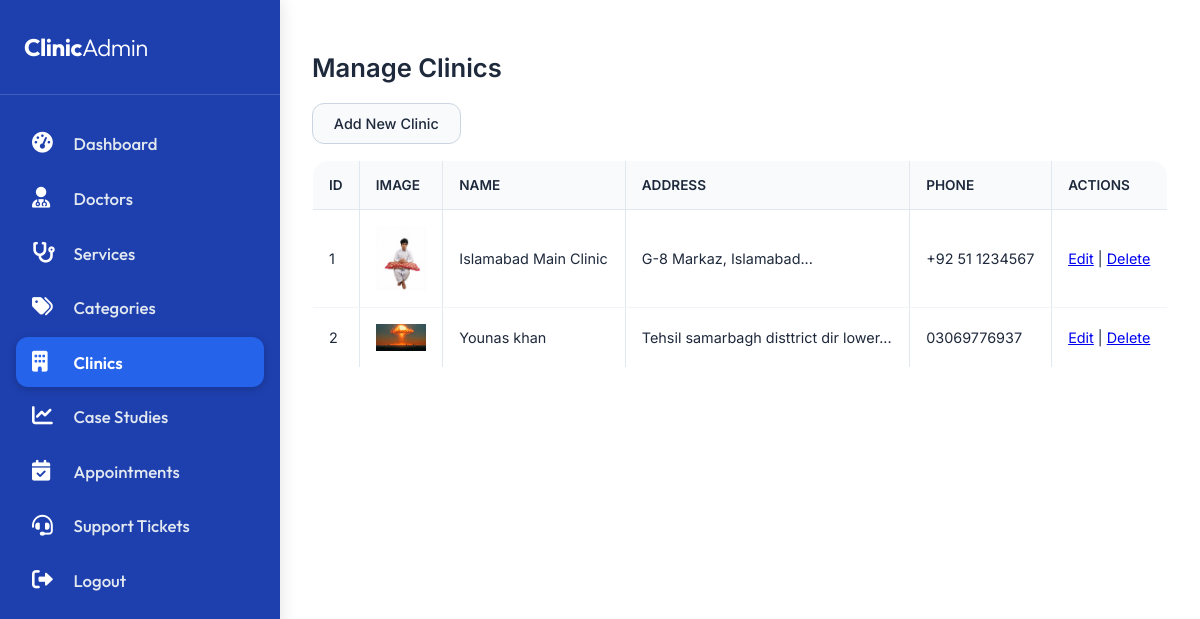
The page /admin/clinics.php (signed in) on the database its author committed.
### tables this page shows
CREATE TABLE `clinics` (
  `id` int(11) NOT NULL,
  `name` varchar(150) NOT NULL,
  `slug` varchar(150) DEFAULT NULL,
  `address` text DEFAULT NULL,
  `phone` varchar(50) DEFAULT NULL,
  `google_map_iframe` text DEFAULT NULL,
  `image` varchar(255) DEFAULT NULL,
  `created_at` timestamp NOT NULL DEFAULT current_timestamp()
);

### admin/clinics.php (the view, shortened to what this page needs)
v<?php
require_once '../config/database.php';
$clinics = mysqli_query($conn, "SELECT * FROM clinics ORDER BY name");
?>
<?php include 'includes/header.php'; ?>
<h2>Manage Clinics</h2>
<a href="clinic-form.php" class="btn">Add New Clinic</a>
<table border="1" cellpadding="8">
    <thead><tr><th>ID</th><th>Image</th><th>Name</th><th>Address</th><th>Phone</th><th>Actions</th></tr></thead>
    <tbody>
        <?php while($row = mysqli_fetch_assoc($clinics)): ?>
        <tr>
            <td><?php echo $row['id']; ?></td>
            <td><img src="../<?php echo $row['image']; ?>" width="50"></td>
            <td><?php echo htmlspecialchars($row['name']); ?></td>
            <td><?php echo substr(htmlspecialchars($row['address']), 0, 50); ?>...</td>
            <td><?php echo $row['phone']; ?></td>
            <td>
                <a href="clinic-form.php?edit=<?php echo $row['id']; ?>">Edit</a> |
                <a href="?delete=<?php echo $row['id']; ?>" onclick="return confirm('Delete clinic?')">Delete</a>
            </td>
        </tr>
        <?php endwhile; ?>
    </tbody>
</table>
<?php include 'includes/footer.php'; ?>

### assets/css/admin-style.css (style rules this page uses)
* { margin: 0; padding: 0; box-sizing: border-box; }
body { font-family: 'Inter', sans-serif; background: #ffffff; color: #1e293b; overflow-x: hidden; }
h2 { font-size: 1.6rem; font-weight: 600; color: #1e293b; margin-bottom: 1.25rem; }
.btn, button[type="submit"], a.btn { display: inline-flex; align-items: center; gap: 0.5rem; background: #f8fafc; color: #1e293b; border: 1px solid #cbd5e1; padding: 0.7rem 1.3rem; border-radius: 0.75rem; font-weight: 500; font-size: 0.9rem; cursor: pointer; transition: all 0.2s; text-decoration: none; }
table { width: 100%; border-collapse: collapse; background: #ffffff; border-radius: 1rem; overflow: hidden; margin: 1rem 0; border: 1px solid #e2e8f0; }
th { background: #f8fafc; color: #1e293b; font-weight: 600; font-size: 0.85rem; text-transform: uppercase; padding: 1rem; text-align: left; border-bottom: 1px solid #e2e8f0; }
td { padding: 1rem; border-bottom: 1px solid #f1f5f9; vertical-align: middle; font-size: 0.9rem; }

### rows shown on the page
clinics: id "1", image (picture), name "Islamabad Main Clinic", address "G-8 Markaz, Islamabad", phone "+92 51 1234567"
clinics: id "2", image (picture), name "Younas khan", address "Tehsil samarbagh disttrict dir lower", phone "03069776937"
